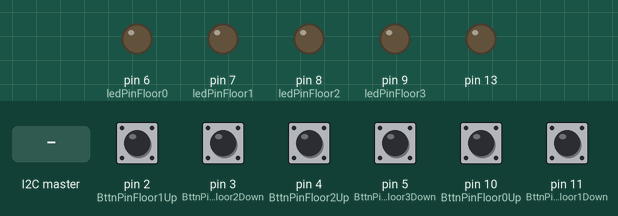
Recording of a sketch running on a simulated Arduino Uno, built with avr-gcc and run on an emulated ATmega328P. Shown: output pins drawn as LEDs (lit = HIGH). Inputs (shaded band) come from the test bench; at power-on: pin 2 (BttnPinFloor1Up), pin 3 (BttnPinFloor2Down), pin 4 (BttnPinFloor2Up), pin 5 (BttnPinFloor3Down), pin 10 (BttnPinFloor0Up), pin 11 (BttnPinFloor1Down) HIGH. What the sketch prints to the serial monitor is not drawn.

Above: at 1.2 s.
1.3 s: the I2C master sends the byte 1
At 2.3 s:
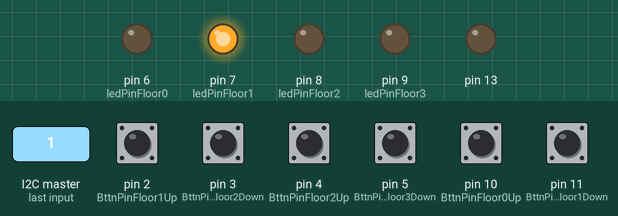
2.8 s: the I2C master sends the byte 0
At 3.4 s:
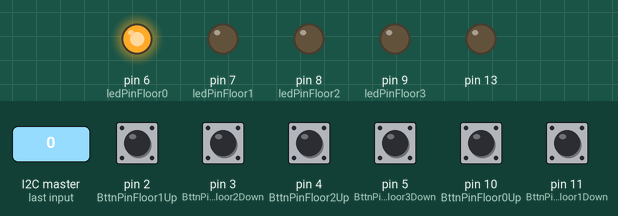
4.3 s: the I2C master sends the byte 2
At 4.8 s:
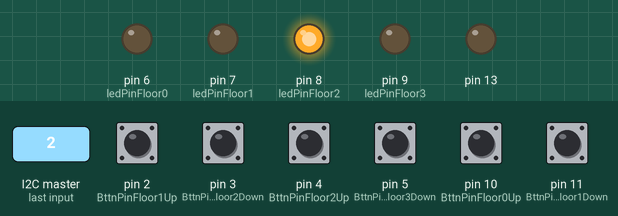
Timing chart, 0 to 7.3 s (numbered marks = the images above; inputs shaded):
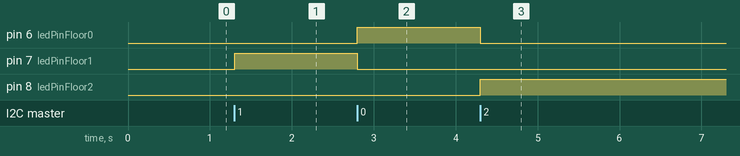

The sketch:

dvigalo_arudino.ino
```cpp
#include <Wire.h>

// PINOUT
// buttons
#define BttnPinFloor0Up 10
#define BttnPinFloor1Down 11
#define BttnPinFloor1Up 2
#define BttnPinFloor2Down 3
#define BttnPinFloor2Up 4
#define BttnPinFloor3Down 5
// LEDs
#define ledPinFloor0 6
#define ledPinFloor1 7
#define ledPinFloor2 8
#define ledPinFloor3 9

// želje po nadstropjih - gor(0) in dol(1)
// na zahtevo pošljemo STM32 preko I2C
byte liftPos = 0;
byte floorDemands[] = {0, 0};
int ledState = LOW;

void setup() {
  Serial.begin(9600);

  // PinModes
  //buttons
  pinMode(BttnPinFloor0Up, INPUT_PULLUP);
  pinMode(BttnPinFloor1Down, INPUT_PULLUP);
  pinMode(BttnPinFloor1Up, INPUT_PULLUP);
  pinMode(BttnPinFloor2Down, INPUT_PULLUP);
  pinMode(BttnPinFloor2Up, INPUT_PULLUP);
  pinMode(BttnPinFloor3Down, INPUT_PULLUP);
  // LEDs
  pinMode(ledPinFloor0, OUTPUT);
  pinMode(ledPinFloor1, OUTPUT);
  pinMode(ledPinFloor2, OUTPUT);
  pinMode(ledPinFloor3, OUTPUT);
  pinMode(13, OUTPUT);

  // I2C konfiguracija
  Wire.begin(0x14);
  Wire.onRequest(DataRequest);
  Wire.onReceive(DataReceive);
}

void loop() {
  checkButtons();
  delay(10);

  Serial.println(digitalRead(BttnPinFloor3Down));
}

// preveri pritisk gumbov
void checkButtons() {
  if (digitalRead(BttnPinFloor0Up) == LOW){
    floorDemands[0] |= 1;
  }
  if (digitalRead(BttnPinFloor1Up) == LOW){
    floorDemands[0] |= 0b10;
  }
  if (digitalRead(BttnPinFloor2Up) == LOW){
    floorDemands[0] |= 0b100;
  }

  if (digitalRead(BttnPinFloor1Down) == LOW){
    floorDemands[1] |= 0b10;
  }
  if (digitalRead(BttnPinFloor2Down) == LOW){
    floorDemands[1] |= 0b100;
  }
  if (digitalRead(BttnPinFloor3Down) == LOW){
    floorDemands[1] |= 0b1000;
  }
}

// I2C request
void DataRequest(){
  digitalWrite(13, HIGH);
  Wire.write(floorDemands, 2);
  //Serial.println(floorDemands[0]);
  //Serial.println(floorDemands[1]);
  //Serial.println();
  floorDemands[0] = 0;
  floorDemands[1] = 0;
  ledSwitch();
}

// I2C receive
void DataReceive(int numBytes){
  while(Wire.available())
  {
    liftPos = Wire.read();
  }
  setFloor(liftPos);
}

// na nadstropju liftPos prižgi LED
void setFloor(byte liftPos) {
  if (liftPos == 0) {
    digitalWrite(ledPinFloor0, HIGH);
    digitalWrite(ledPinFloor1, LOW);
    digitalWrite(ledPinFloor2, LOW);
    digitalWrite(ledPinFloor3, LOW);
  } else if (liftPos == 1) {
    digitalWrite(ledPinFloor0, LOW);
    digitalWrite(ledPinFloor1, HIGH);
    digitalWrite(ledPinFloor2, LOW);
    digitalWrite(ledPinFloor3, LOW);
  } else if (liftPos == 2) {
    digitalWrite(ledPinFloor0, LOW);
    digitalWrite(ledPinFloor1, LOW);
    digitalWrite(ledPinFloor2, HIGH);
    digitalWrite(ledPinFloor3, LOW);
  } else if (liftPos == 3) {
    digitalWrite(ledPinFloor0, LOW);
    digitalWrite(ledPinFloor1, LOW);
    digitalWrite(ledPinFloor2, LOW);
    digitalWrite(ledPinFloor3, HIGH);
  }
}

void ledSwitch(){
    if (ledState == LOW){
      digitalWrite(13, HIGH);
      ledState = HIGH;
    } else {
      digitalWrite(13, LOW);
      ledState = LOW;
    }
}
```

Measured:
- after the input at 1.3 s, pin 7 (ledPinFloor1): LOW → HIGH at once
- after the input at 2.8 s, pin 6 (ledPinFloor0): LOW → HIGH at once; pin 7 (ledPinFloor1): HIGH → LOW at once
- after the input at 4.3 s, pin 6 (ledPinFloor0): HIGH → LOW at once; pin 8 (ledPinFloor2): LOW → HIGH at once
